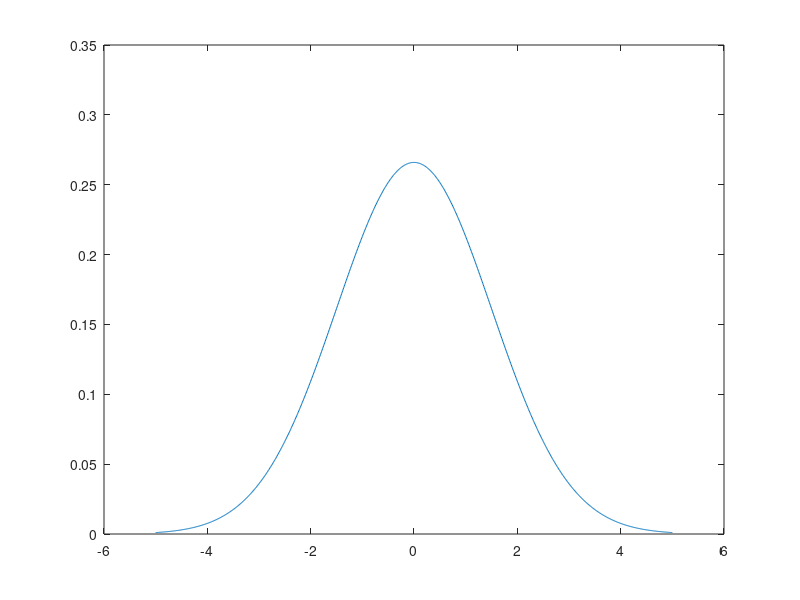

This chart was generated by the following MATLAB code:
clear;
clc;
mean = 0;
std = 1.5;
x = -5:0.01:5; 
pd = (exp(-1*((x-mean).^2)/(2*(std^2)))/(std*((2*pi)^0.5)));
plot(x,pd);